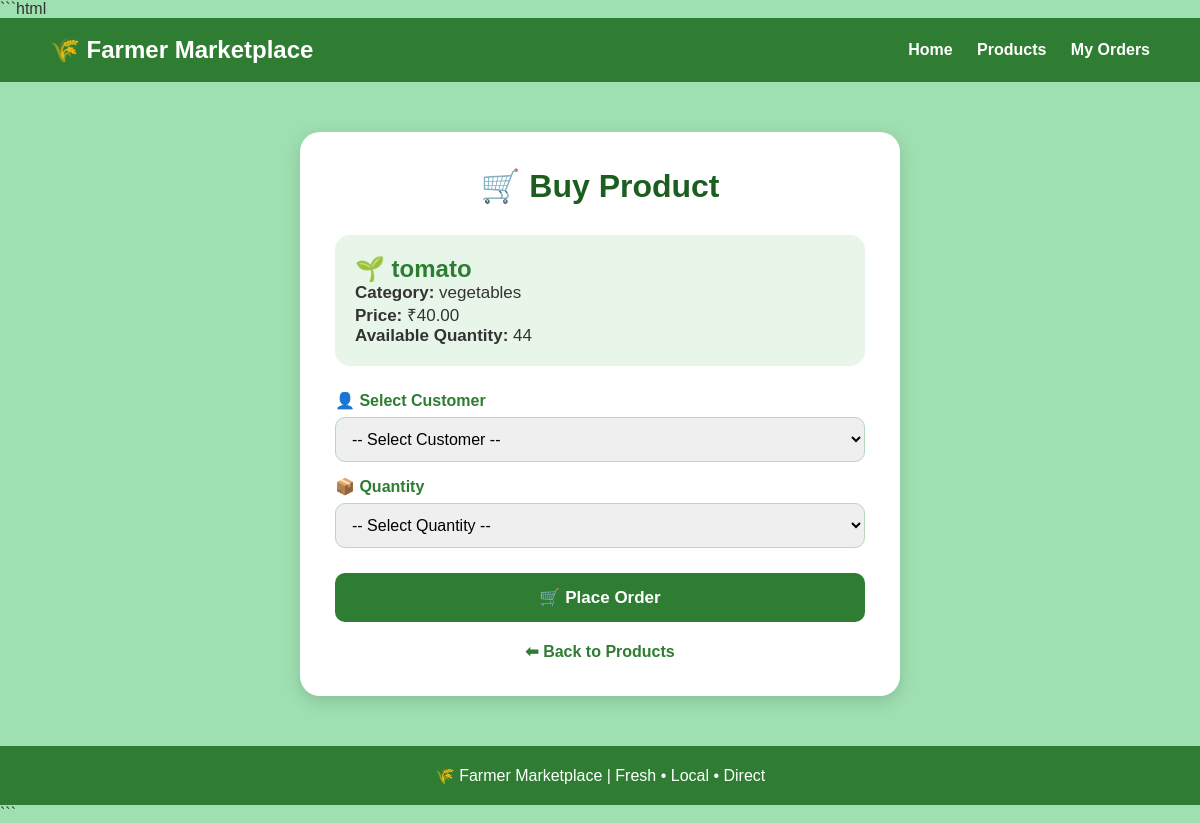
The page /buy-product/1/ on the database its author committed.
### marketplace/models.py (models this page shows, shortened)
class Product(models.Model):
    farmer = models.ForeignKey(Farmer, on_delete=models.CASCADE)
    product_name = models.CharField(max_length=100)
    category = models.CharField(max_length=100)
    price = models.DecimalField(max_digits=10, decimal_places=2)
    quantity = models.PositiveIntegerField()

### marketplace/views.py (the view, shortened to what this page needs)
def buy_product(request, product_id):
    product = get_object_or_404(Product, id=product_id)
    customers = Customer.objects.all()
    return render(
        request,
        "marketplace/buy_product.html",
        {
            "product": product,
            "customers": customers
        }
    )

### marketplace/templates/marketplace/buy_product.html (shortened to what this page needs)
{% load static %}
<!DOCTYPE html>
<html>
<head>
    <link rel="stylesheet"
          href="{% static 'marketplace/style.css' %}">
</head>
<body>
    <div class="navbar">
        <h2>🌾 Farmer Marketplace</h2>
        <div>
            <a href="/">
                Home
            </a>
            <a href="/customer-products/">
                Products
            </a>
            <a href="/customer-orders/">
                My Orders
            </a>
        </div>
    </div>
    <div class="buy-box">
        <h1>🛒 Buy Product</h1>
        <div class="product-info">
            <h2>
                🌱 {{ product.product_name }}
            </h2>
            <p>
                <strong>Category:</strong>
                {{ product.category }}
            </p>
            <p>
                <strong>Price:</strong>
                ₹{{ product.price }}
            </p>
            <p>
                <strong>Available Quantity:</strong>
                {{ product.quantity }}
            </p>
        </div>
        <form method="POST">
            <label>
                👤 Select Customer
            </label>
            <select name="customer" required>
                <option value="">
                    -- Select Customer --
                </option>
            </select>
            <label>
                📦 Quantity
            </label>
            <select name="quantity" required>
    <option value="">
        -- Select Quantity --
    </option>
</select>
            <button
                type="submit"
                class="buy-btn">
                🛒 Place Order
            </button>
        </form>
        <a
            href="/customer-products/"
            class="back-btn">
            ⬅ Back to Products
        </a>
    </div>
    <div class="footer">
        🌾 Farmer Marketplace
        | Fresh • Local • Direct
    </div>
</body>
</html>

### marketplace/static/marketplace/style.css (style rules this page uses)
* { margin: 0; padding: 0; box-sizing: border-box; }
body { font-family: Arial, sans-serif; background:#9fe0b1; color: #333; }
.navbar { background: #2e7d32; padding: 18px 50px; display: flex; justify-content: space-between; align-items: center; }
.navbar h2 { color: white; }
.navbar a { color: white; text-decoration: none; margin-left: 20px; font-weight: bold; }
button, .btn { background: #2e7d32; color: white; border: none; padding: 11px 20px; border-radius: 7px; cursor: pointer; text-decoration: none; display: inline-block; }
.footer { text-align: center; background: #2e7d32; color: white; padding: 20px; margin-top: 50px; }

### marketplace/templates/marketplace/buy_product.html (style rules this page uses)
body { background-color: #9fe0b1 !important; }
.buy-box { max-width: 600px; margin: 50px auto; background: white; padding: 35px; border-radius: 20px; box-shadow: 0 5px 18px rgba(0,0,0,0.15); }
.buy-box h1 { text-align: center; color: #1b5e20; margin-bottom: 30px; }
.product-info { background: #e8f5e9; padding: 20px; border-radius: 15px; margin-bottom: 25px; }
.product-info h2 { color: #2e7d32; margin-top: 0; }
.product-info p { font-size: 17px; }
label { display: block; margin-top: 15px; margin-bottom: 7px; font-weight: bold; color: #2e7d32; }
select, input { width: 100%; padding: 12px; border: 1px solid #b7d8bd; border-radius: 10px; box-sizing: border-box; font-size: 16px; }
.buy-btn { width: 100%; margin-top: 25px; padding: 14px; border: none; border-radius: 10px; background: #2e7d32; color: white; font-size: 17px; font-weight: bold; cursor: pointer; }
.back-btn { display: block; text-align: center; margin-top: 20px; color: #2e7d32; font-weight: bold; text-decoration: none; }

### rows shown on the page
Product: product_name "tomato", category "vegetables", price "40.00", quantity "44"
